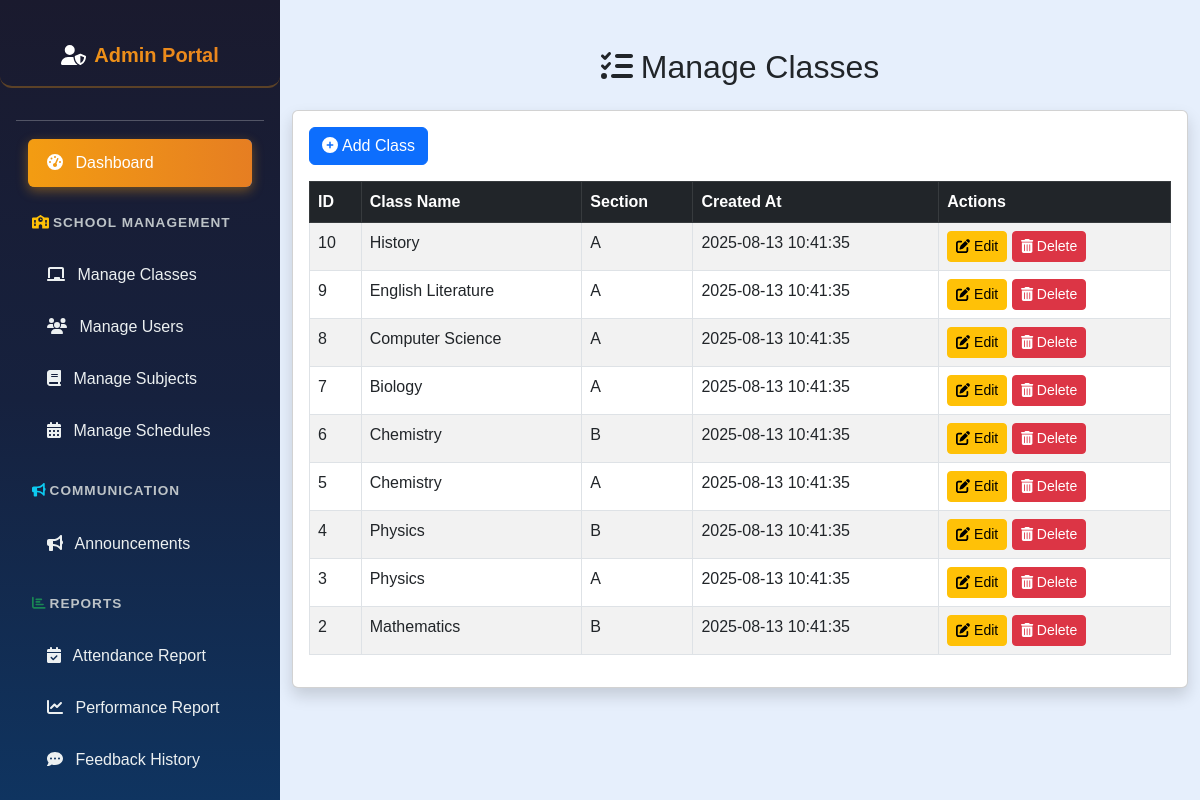
The app's page /admin/manage_classes.php (signed in) with its own data.
### tables this page shows
CREATE TABLE `classes` (
  `class_id` int(11) NOT NULL,
  `class_name` varchar(50) NOT NULL,
  `section` varchar(10) NOT NULL,
  `created_at` datetime DEFAULT current_timestamp()
);

### admin/manage_classes.php (the view, shortened to what this page needs)
<?php
include('config.php');
$result = $conn->query("SELECT * FROM classes ORDER BY class_id DESC");
?>
<!DOCTYPE html>
<html lang="en">
<head>
    <link href="https://cdn.jsdelivr.net/npm/bootstrap@5.3.0/dist/css/bootstrap.min.css" rel="stylesheet" />
</head>
<body style="margin-left:280px; background-color:#e6effc;">
    <?php include('admin_sidebar.php'); ?>
    <div class="container mt-5">
        <h2 class="mb-4 text-center"><i class="fas fa-tasks me-2"></i>Manage Classes</h2>
        <div class="card mx-auto shadow" style="max-width: 900px;">
            <div class="card-body">
                <div class="mb-3">
                    <a href="add_class.php" class="btn btn-primary">
                        <i class="fas fa-plus-circle me-1"></i>Add Class
                    </a>
                </div>
                <table class="table table-bordered table-striped">
                    <thead class="table-dark">
                        <tr>
                            <th>ID</th>
                            <th>Class Name</th>
                            <th>Section</th>
                            <th>Created At</th>
                            <th>Actions</th>
                        </tr>
                    </thead>
                    <tbody>
                        <?php if ($result->num_rows > 0): ?>
                            <?php while ($row = $result->fetch_assoc()): ?>
                                <tr>
                                    <td><?= htmlspecialchars($row['class_id']) ?></td>
                                    <td><?= htmlspecialchars($row['class_name']) ?></td>
                                    <td><?= htmlspecialchars($row['section']) ?></td>
                                    <td><?= htmlspecialchars($row['created_at']) ?></td>
                                    <td>
                                        <a href="edit_class.php?class_id=<?= $row['class_id'] ?>" class="btn btn-warning btn-sm">
                                            <i class="fas fa-edit"></i> Edit
                                        </a>
                                        <a href="javascript:void(0);" onclick="confirmDelete(<?= $row['class_id'] ?>)" class="btn btn-danger btn-sm">
                                            <i class="fas fa-trash-alt"></i> Delete
                                        </a>
                                    </td>
                                </tr>
                            <?php endwhile; ?>
                        <?php else: ?>
                            <tr><td colspan="5" class="text-center">No classes found</td></tr>
                        <?php endif; ?>
                    </tbody>
                </table>
            </div>
        </div>
    </div>
</body>
</html>

### admin/admin_sidebar.php (style rules this page uses)
body { font-family: Arial, sans-serif; background-color: #e6effc; margin-left: 280px; overflow-x: hidden; }

### records on screen
classes: class_id "10", class_name "History", section "A", created_at "2025-08-13 10:41:35"
classes: class_id "9", class_name "English Literature", section "A", created_at "2025-08-13 10:41:35"
classes: class_id "8", class_name "Computer Science", section "A", created_at "2025-08-13 10:41:35"
classes: class_id "7", class_name "Biology", section "A", created_at "2025-08-13 10:41:35"
classes: class_id "6", class_name "Chemistry", section "B", created_at "2025-08-13 10:41:35"
classes: class_id "5", class_name "Chemistry", section "A", created_at "2025-08-13 10:41:35"
classes: class_id "4", class_name "Physics", section "B", created_at "2025-08-13 10:41:35"
classes: class_id "3", class_name "Physics", section "A", created_at "2025-08-13 10:41:35"
classes: class_id "2", class_name "Mathematics", section "B", created_at "2025-08-13 10:41:35"
